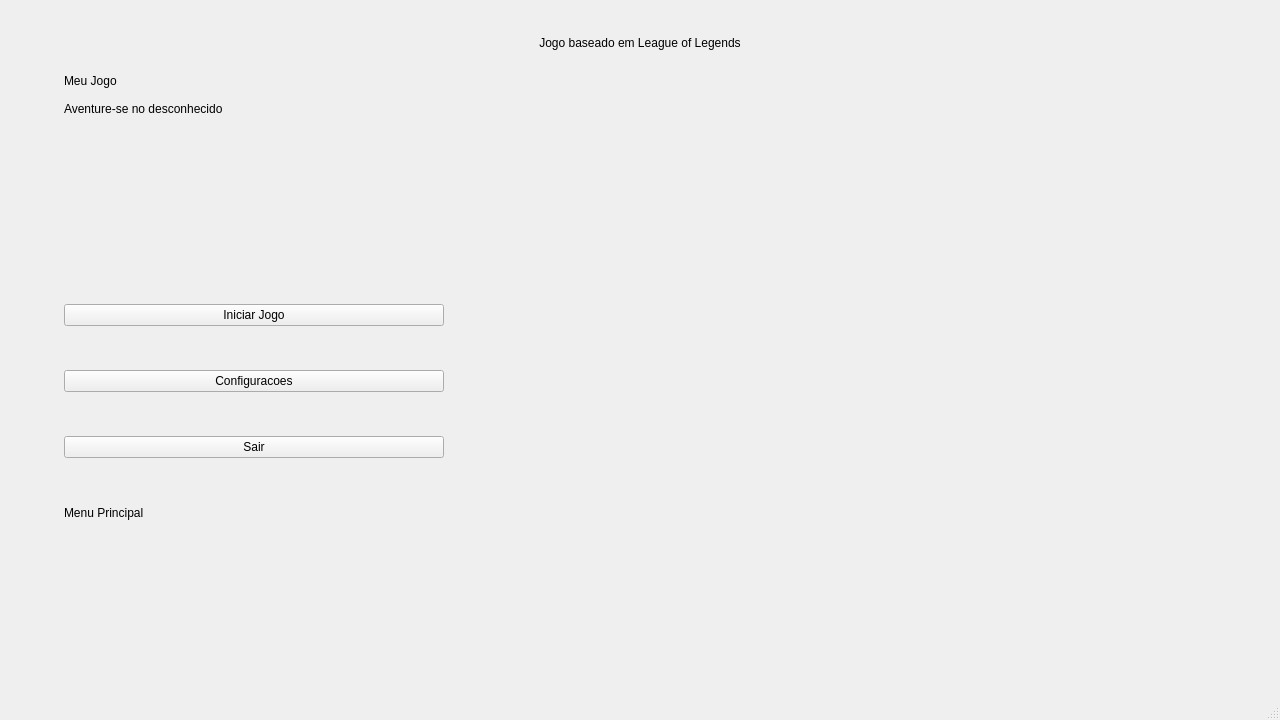
<?xml version="1.0" encoding="UTF-8"?>
<ui version="4.0">
 <class>MainWindow</class>
 <widget class="QMainWindow" name="MainWindow">
  <property name="geometry">
   <rect>
    <x>0</x>
    <y>0</y>
    <width>1280</width>
    <height>720</height>
   </rect>
  </property>
  <property name="windowTitle">
   <string>Menu do Jogo</string>
  </property>
  <widget class="QWidget" name="centralwidget">
   <layout class="QVBoxLayout" name="rootLayout">
    <property name="leftMargin">
     <number>0</number>
    </property>
    <property name="topMargin">
     <number>0</number>
    </property>
    <property name="rightMargin">
     <number>0</number>
    </property>
    <property name="bottomMargin">
     <number>0</number>
    </property>
    <item>
     <layout class="QVBoxLayout" name="verticalLayout">
      <property name="leftMargin">
       <number>64</number>
      </property>
      <property name="topMargin">
       <number>36</number>
      </property>
      <property name="rightMargin">
       <number>64</number>
      </property>
      <property name="bottomMargin">
       <number>36</number>
      </property>
      <item>
       <widget class="QLabel" name="topBarLabel">
        <property name="text">
         <string>Jogo baseado em League of Legends</string>
        </property>
        <property name="alignment">
         <set>Qt::AlignCenter</set>
        </property>
       </widget>
      </item>
      <item>
       <widget class="QStackedWidget" name="stackedWidget">
        <property name="currentIndex">
         <number>0</number>
        </property>
        <widget class="QWidget" name="mainPage">
         <layout class="QVBoxLayout" name="mainPageLayout">
          <property name="spacing">
           <number>14</number>
          </property>
          <property name="leftMargin">
           <number>0</number>
          </property>
          <property name="topMargin">
           <number>18</number>
          </property>
          <property name="rightMargin">
           <number>0</number>
          </property>
          <property name="bottomMargin">
           <number>0</number>
          </property>
          <item>
           <widget class="QLabel" name="heroTitleLabel">
            <property name="text">
             <string>Meu Jogo</string>
            </property>
           </widget>
          </item>
          <item>
           <widget class="QLabel" name="heroSubtitleLabel">
            <property name="minimumSize">
             <size>
              <width>400</width>
              <height>0</height>
             </size>
            </property>
            <property name="text">
             <string>Aventure-se no desconhecido</string>
            </property>
            <property name="wordWrap">
             <bool>false</bool>
            </property>
           </widget>
          </item>
          <item>
           <spacer name="heroSpacer">
            <property name="orientation">
             <enum>Qt::Vertical</enum>
            </property>
            <property name="sizeHint" stdset="0">
             <size>
              <width>20</width>
              <height>18</height>
             </size>
            </property>
           </spacer>
          </item>
          <item>
           <widget class="QFrame" name="mainMenuPanel">
            <property name="minimumSize">
             <size>
              <width>0</width>
              <height>220</height>
             </size>
            </property>
            <property name="maximumSize">
             <size>
              <width>380</width>
              <height>16777215</height>
             </size>
            </property>
            <layout class="QVBoxLayout" name="menuPanelLayout">
             <property name="spacing">
              <number>12</number>
             </property>
             <property name="leftMargin">
              <number>0</number>
             </property>
             <property name="topMargin">
              <number>0</number>
             </property>
             <property name="rightMargin">
              <number>0</number>
             </property>
             <property name="bottomMargin">
              <number>0</number>
             </property>
             <item>
              <widget class="QPushButton" name="startButton">
               <property name="text">
                <string>Iniciar Jogo</string>
               </property>
              </widget>
             </item>
             <item>
              <widget class="QPushButton" name="settingsButton">
               <property name="text">
                <string>Configuracoes</string>
               </property>
              </widget>
             </item>
             <item>
              <widget class="QPushButton" name="exitButton">
               <property name="text">
                <string>Sair</string>
               </property>
              </widget>
             </item>
            </layout>
           </widget>
          </item>
          <item>
           <widget class="QLabel" name="statusLabel">
            <property name="text">
             <string>Menu Principal</string>
            </property>
            <property name="wordWrap">
             <bool>true</bool>
            </property>
           </widget>
          </item>
          <item>
           <spacer name="mainBottomSpacer">
            <property name="orientation">
             <enum>Qt::Vertical</enum>
            </property>
            <property name="sizeHint" stdset="0">
             <size>
              <width>20</width>
              <height>40</height>
             </size>
            </property>
           </spacer>
          </item>
         </layout>
        </widget>
        <widget class="QWidget" name="settingsPage">
         <layout class="QVBoxLayout" name="settingsPageLayout">
          <property name="spacing">
           <number>16</number>
          </property>
          <property name="leftMargin">
           <number>0</number>
          </property>
          <property name="topMargin">
           <number>12</number>
          </property>
          <property name="rightMargin">
           <number>0</number>
          </property>
          <property name="bottomMargin">
           <number>0</number>
          </property>
          <item>
           <widget class="PaintedPanel" name="settingsPanel">
            <property name="maximumSize">
             <size>
              <width>560</width>
              <height>16777215</height>
             </size>
            </property>
            <layout class="QVBoxLayout" name="settingsPanelLayout">
             <property name="spacing">
              <number>16</number>
             </property>
             <property name="leftMargin">
              <number>28</number>
             </property>
             <property name="topMargin">
              <number>28</number>
             </property>
             <property name="rightMargin">
              <number>28</number>
             </property>
             <property name="bottomMargin">
              <number>28</number>
             </property>
             <item>
              <widget class="QLabel" name="settingsTitleLabel">
               <property name="text">
                <string>Configuracoes</string>
               </property>
              </widget>
             </item>
             <item>
              <widget class="QLabel" name="settingsSubtitleLabel">
               <property name="text">
                <string>Ajuste aqui as configuracoes</string>
               </property>
               <property name="wordWrap">
                <bool>true</bool>
               </property>
              </widget>
             </item>
             <item>
              <widget class="QLabel" name="sectionTitleLabel">
               <property name="text">
                <string>AUDIO</string>
               </property>
              </widget>
             </item>
             <item>
              <widget class="QFrame" name="musicSectionFrame">
               <property name="sectionFrame" stdset="0">
                <bool>true</bool>
               </property>
               <layout class="QHBoxLayout" name="musicSectionLayout">
                <property name="leftMargin">
                 <number>18</number>
                </property>
                <property name="topMargin">
                 <number>16</number>
                </property>
                <property name="rightMargin">
                 <number>18</number>
                </property>
                <property name="bottomMargin">
                 <number>16</number>
                </property>
                <item>
                 <widget class="QLabel" name="settingLabelMusic">
                  <property name="text">
                   <string>Musica ambiente</string>
                  </property>
                 </widget>
                </item>
                <item>
                 <spacer name="musicSpacer">
                  <property name="orientation">
                   <enum>Qt::Horizontal</enum>
                  </property>
                  <property name="sizeHint" stdset="0">
                   <size>
                    <width>40</width>
                    <height>20</height>
                   </size>
                  </property>
                 </spacer>
                </item>
                <item>
                 <widget class="QCheckBox" name="musicCheckBox">
                  <property name="text">
                   <string>Ativada</string>
                  </property>
                 </widget>
                </item>
               </layout>
              </widget>
             </item>
             <item>
              <widget class="QFrame" name="volumeSectionFrame">
               <property name="sectionFrame" stdset="0">
                <bool>true</bool>
               </property>
               <layout class="QVBoxLayout" name="volumeSectionLayout">
                <property name="leftMargin">
                 <number>18</number>
                </property>
                <property name="topMargin">
                 <number>16</number>
                </property>
                <property name="rightMargin">
                 <number>18</number>
                </property>
                <property name="bottomMargin">
                 <number>16</number>
                </property>
                <item>
                 <layout class="QHBoxLayout" name="volumeHeaderLayout">
                  <item>
                   <widget class="QLabel" name="settingLabelVolume">
                    <property name="text">
                     <string>Volume</string>
                    </property>
                   </widget>
                  </item>
                  <item>
                   <spacer name="volumeHeaderSpacer">
                    <property name="orientation">
                     <enum>Qt::Horizontal</enum>
                    </property>
                    <property name="sizeHint" stdset="0">
                     <size>
                      <width>40</width>
                      <height>20</height>
                     </size>
                    </property>
                   </spacer>
                  </item>
                  <item>
                   <widget class="QLabel" name="volumeValueLabel">
                    <property name="text">
                     <string>50%</string>
                    </property>
                   </widget>
                  </item>
                 </layout>
                </item>
                <item>
                 <widget class="QSlider" name="volumeSlider">
                  <property name="orientation">
                   <enum>Qt::Horizontal</enum>
                  </property>
                 </widget>
                </item>
               </layout>
              </widget>
             </item>
             <item>
              <spacer name="settingsSpacer">
               <property name="orientation">
                <enum>Qt::Vertical</enum>
               </property>
               <property name="sizeHint" stdset="0">
                <size>
                 <width>20</width>
                 <height>14</height>
                </size>
               </property>
              </spacer>
             </item>
             <item>
              <widget class="QPushButton" name="backButton">
               <property name="text">
                <string>Voltar ao Menu</string>
               </property>
              </widget>
             </item>
            </layout>
           </widget>
          </item>
          <item>
           <spacer name="settingsBottomSpacer">
            <property name="orientation">
             <enum>Qt::Vertical</enum>
            </property>
            <property name="sizeHint" stdset="0">
             <size>
              <width>20</width>
              <height>20</height>
             </size>
            </property>
           </spacer>
          </item>
         </layout>
        </widget>
       </widget>
      </item>
     </layout>
    </item>
   </layout>
  </widget>
  <widget class="QMenuBar" name="menubar">
   <property name="geometry">
    <rect>
     <x>0</x>
     <y>0</y>
     <width>1280</width>
     <height>21</height>
    </rect>
   </property>
  </widget>
  <widget class="QStatusBar" name="statusbar"/>
 </widget>
 <customwidgets>
  <customwidget>
   <class>PaintedPanel</class>
   <extends>QFrame</extends>
   <header>Widgets/painted_panel.h</header>
   <container>1</container>
  </customwidget>
 </customwidgets>
 <resources/>
 <connections/>
</ui>
